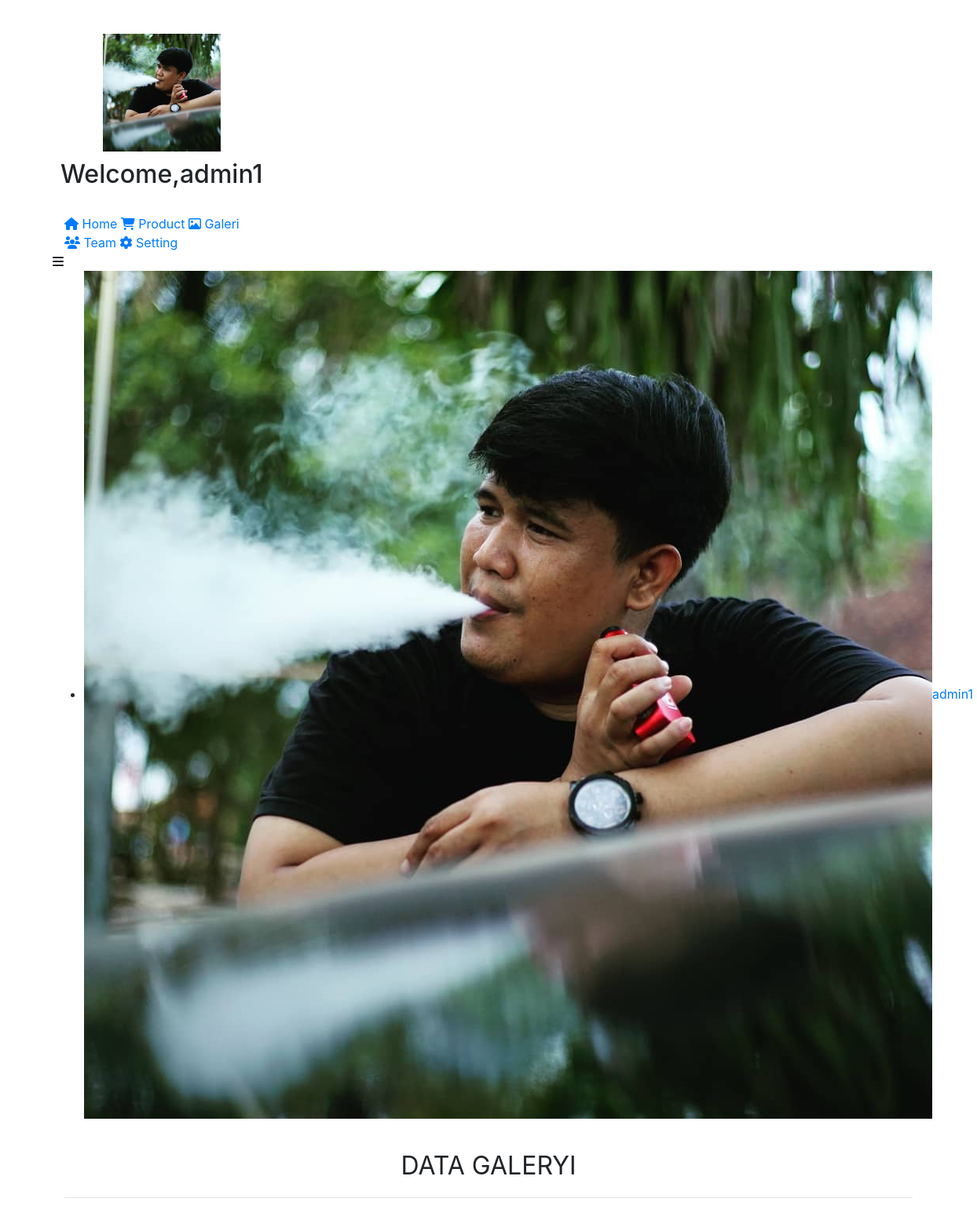
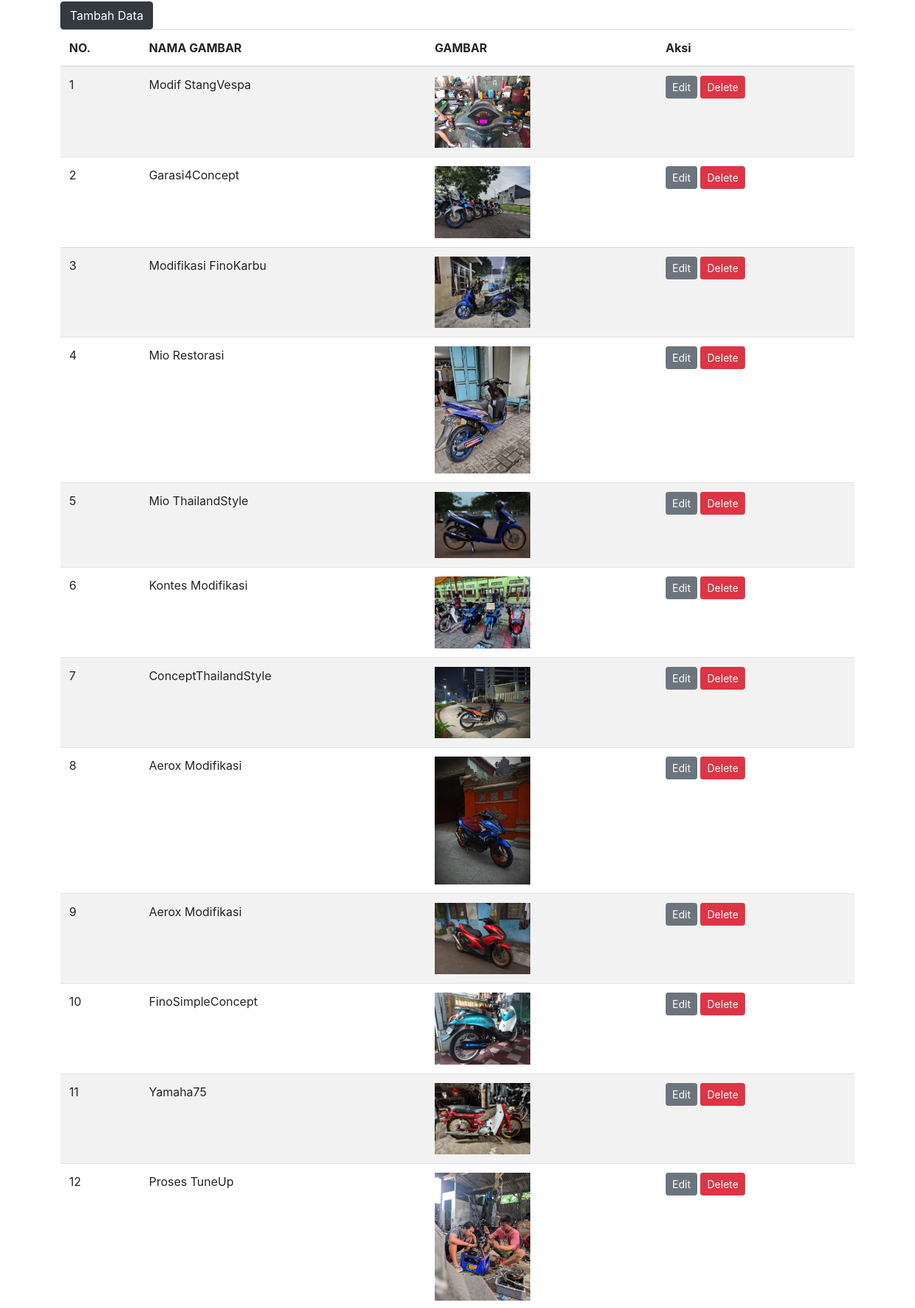
Page /adminweb/index.php?page=tampil_galeri (signed in, upper part) on the committed database (2 pictures, top to bottom).
### tables this page shows
CREATE TABLE `gambar` (
  `id_galeri` varchar(8) NOT NULL,
  `nama_gambar` text NOT NULL,
  `judul` varchar(20) NOT NULL
);

### adminweb/security.php (called while the page is built)
<?php
if (isset($_SESSION['data_admin']) || isset($_SESSION['data_admin_super'])) {
        if (isset($_SESSION['data_admin'])) {
                $akun = $_SESSION['data_admin'];
                $admin = mysqli_fetch_array(mysqli_query($conect, "SELECT * FROM tb_admin where email_admin='$akun'"));
        } else {
                $akun = $_SESSION['data_admin_super'];
                $admin = mysqli_fetch_array(mysqli_query($conect, "SELECT * FROM tb_admin where email_admin='$akun' AND level_admin='Super Admin'"));
        }
} else {
        header('location:logout.php');
}

### adminweb/module/module_galeri/tampil.php (the view, shortened to what this page needs)
<?php
include('../../koneksi.php');
?>
<div class="container" style="margin-top:20px">
	<center>
		<font size="6">DATA GALERYI</font>
	</center>
	<hr>
	<a href="index.php?page=tambah_galeri"><button class="btn btn-dark right">Tambah Data</button></a>
	<div class="table-responsive">
		<table class="table table-striped jambo_table bulk_action">
			<thead>
				<tr>
					<th>NO.</th>
					<th>NAMA GAMBAR</th>
					<th>GAMBAR</th>
					<th>Aksi</th>
				</tr>
			</thead>
			<tbody>
				<?php
				$sql = mysqli_query($conect, "SELECT * FROM gambar") or die(mysqli_error($conect));
				if (mysqli_num_rows($sql) > 0) {
					$no = 1;
					while ($data = mysqli_fetch_assoc($sql)) {
						echo '
						<tr>
							<td>' . $no . '</td>
							<td>' . $data['judul'] . '</td>
							<td>' . '
							<img src="assets/images/galeri/' . $data['nama_gambar'] . '" alt="' . $data['nama_gambar'] . '" style="width: 130px" />
							</td>
							<td>
								<a href="index.php?page=edit_galeri&id=' . $data['id_galeri'] . '" class="btn btn-secondary btn-sm">Edit</a>
								<a href="module/module_galeri/delete.php?id=' . $data['id_galeri'] . '" class="btn btn-danger btn-sm" onclick="return confirm(\'Yakin ingin menghapus data ini?\')">Delete</a>
							</td>
						</tr>
						';
						$no++;
					}
				} else {
					echo '
					<tr>
						<td colspan="8">Tidak ada data.</td>
					</tr>
					';
				}
				?>
		</table>
	</div>
</div>

### adminweb/index.php (shortened to what this page needs)
<?php
include('setting_metatag.php');
include('security.php');
?>
<body class="nav-md">
  <div class="container body">
    <div class="main_container">
      <div class="col-md-3 left_col">
        <div class="left_col scroll-view">
          <div class="navbar nav_title" style="border: 0;">
            <center>
              <a href="index.php"><span>
                  <font size="4.95" color="white" face="Helvetica Neue">GARASI4CONCEPT</font>
              </a></span>
            </center>
          </div>
          <div class="col profile clearfix">
            <div class="row ">
              <div class="col d-lg-flex justify-content-lg-center align-items-lg-center"><img alt="<?= $admin['foto_admin'] ?>" class="img-circle d-lg-flex justify-content-lg-center align-items-lg-center" src="assets/images/admin/<?= $admin['foto_admin'] ?>" style=" width: 150px;height: 150px;" /></div>
            </div>
            <div class="row " style="margin-top: 10px;">
              <div class="col d-lg-flex justify-content-lg-center align-items-lg-center">
                <h2>Welcome,</h2>
                <h2><?= $admin['nama_admin'] ?></h2>
              </div>
            </div>
          </div>
          <br />
          <?php
          include('setting_navbar.php')
          ?>
        </div>
      </div>
      <div class=" top_nav">
        <div class="nav_menu">
          <div class="nav toggle">
            <a id="menu_toggle"><i class="fa fa-bars"></i></a>
          </div>
          <nav class="nav navbar-nav">
            <ul class=" navbar-right">
              <li class="nav-item dropdown open">
                <a href="#" class="user-profile dropdown-toggle" aria-haspopup="true" id="navbarDropdown" data-toggle="dropdown" aria-expanded="false">
                  <img src="assets/images/admin/<?= $admin['foto_admin'] ?>" alt=""><?= $admin['nama_admin'] ?>
                </a>
              </li>
            </ul>
          </nav>
        </div>
      </div>
      <div class="right_col" role="main">
        <?php
        $queries = array();
        parse_str($_SERVER['QUERY_STRING'], $queries);
        switch ($queries['page']) {
          case 'tampil_galeri':
            include 'module/module_galeri/tampil.php';
            break;
        }
        ?>
      </div>
      <?php
      include('setting_footer.php')
      ?>

### rows in the picture
gambar: judul "Modif StangVespa", nama_gambar (picture)
gambar: judul "Garasi4Concept", nama_gambar (picture)
gambar: judul "Modifikasi FinoKarbu", nama_gambar (picture)
gambar: judul "Mio Restorasi", nama_gambar (picture)
gambar: judul "Mio ThailandStyle", nama_gambar (picture)
gambar: judul "Kontes Modifikasi", nama_gambar (picture)
gambar: judul "ConceptThailandStyle", nama_gambar (picture)
gambar: judul "Aerox Modifikasi", nama_gambar (picture)
gambar: judul "Aerox Modifikasi", nama_gambar (picture)
gambar: judul "FinoSimpleConcept", nama_gambar (picture)
gambar: judul "Yamaha75", nama_gambar (picture)
gambar: judul "Proses TuneUp", nama_gambar (picture)

### other values in the picture
$admin['nama_admin'] "admin1"
